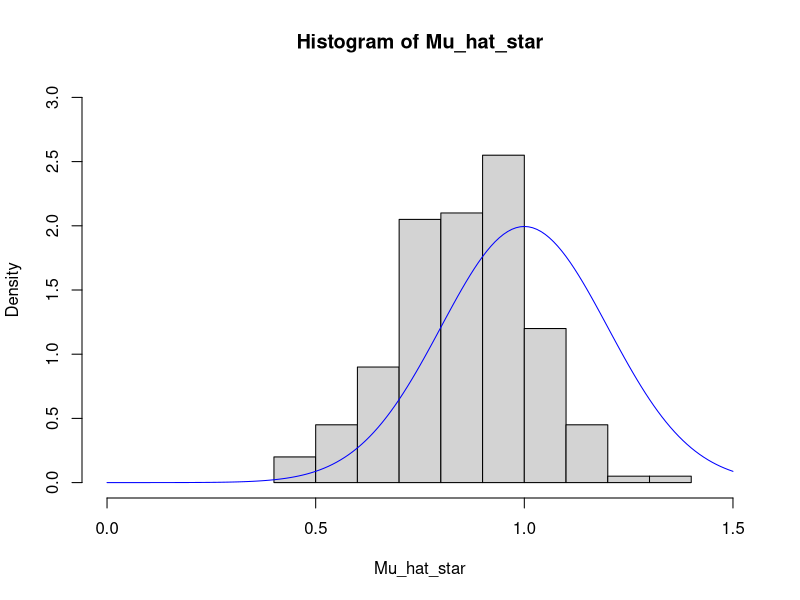
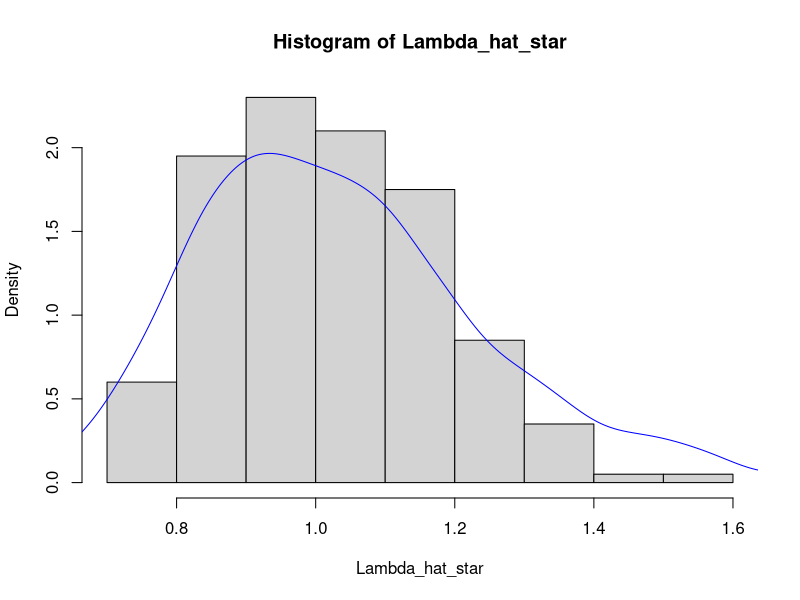
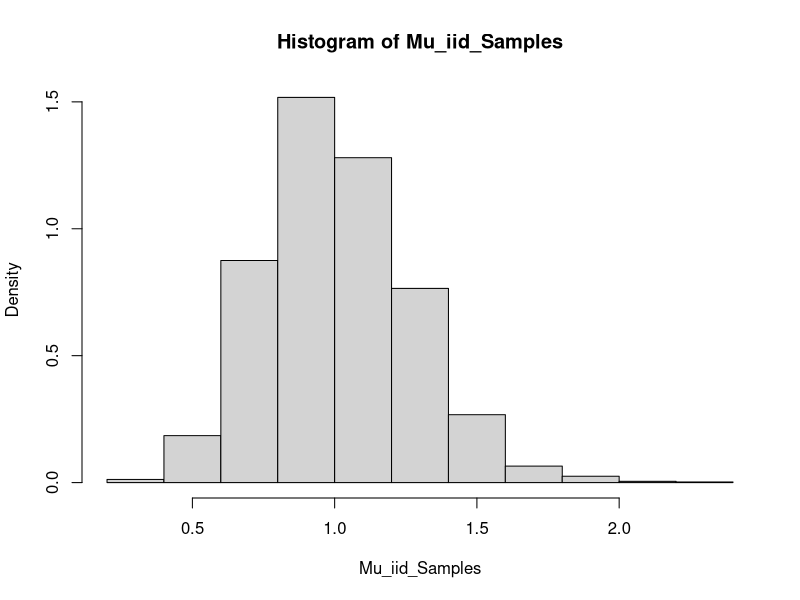

Write R code to recreate these figures, in order.

### Example 1: bootstrap MSE under N(\mu, \sigma^2)

mu = 1;
sigma = 1;
n = 25;
K = 200; # Number of bootstrap samples

set.seed(2015);
X = rnorm(n, mean=mu, sd=sigma);
mu_hat = mean(X);

# Bootstrap
BP_Samples = array(0, c(K, n));
for(k in 1:K){
      BP_Samples[k, ] = sample(X, n, replace=TRUE);
}
# Bootstrap statistics
Mu_hat_star = apply(BP_Samples, 1, mean);

# Plot
hist(Mu_hat_star, xlim=c(0, 1.5), ylim=c(0, 3), prob=TRUE);
      x_dist = seq(0, 1.5, by=0.01);
      y_dist = dnorm(x_dist, mean=mu, sd=sigma/sqrt(n));
      lines(x=x_dist, y=y_dist, col='blue');
# Bootstrap confidence interval by bootstrap percentile method
alpha = 0.05;
BP_CI_lower = quantile(Mu_hat_star, alpha/2);
BP_CI_upper = quantile(Mu_hat_star, 1-alpha/2);
cat( paste(round(100*(1-alpha)), '% CI = [', round(BP_CI_lower, 3), ', ', round(BP_CI_upper, 3), ']\n', sep='') );


### Example 2: bootstrap confidence interval by bootstrap percentile method

lambda = 1;
n = 25;
K = 200; # Number of bootstrap samples

set.seed(2015);
X = rexp(n, rate=lambda);
## For percentile method, no need to estimate \hat{\lambda} from X because we do not use it.

# Bootstrap
BP_Samples = array(0, c(K, n));
for(k in 1:K){
      BP_Samples[k, ] = sample(X, n, replace=TRUE);
}
# Bootstrap statistics
Lambda_hat_star = apply(BP_Samples, 1, function(x) 1/mean(x));

# Plot to see how well the bootsrtap distribution of lambda approximates the true distribution of lambda_hat
## 1. bootstrap distribution
hist(Lambda_hat_star, prob=TRUE);
## 2. true distribution
## In order to obtain this, we need to draw many independent samples from the population distribution
Lambda_iid_samples = c();
for(i in 1:2000){
      sample_temp = rexp(n, rate=lambda);
      Lambda_iid_samples = c(Lambda_iid_samples, 1/mean(sample_temp));
}
#par(new=TRUE);
PDF_lambda_hat = density(Lambda_iid_samples);
lines(PDF_lambda_hat, col='blue');

# Bootstrap confidence interval by bootstrap percentile method
alpha = 0.05;
BP_CI_lower = quantile(Lambda_hat_star, alpha/2);
BP_CI_upper = quantile(Lambda_hat_star, 1-alpha/2);
cat( paste(round(100*(1-alpha)), '% CI = [', round(BP_CI_lower, 3), ', ', round(BP_CI_upper, 3), ']\n', sep='') );
## Check its coverage probability:
## We need to carry out the bootstrap procedure many times
coverage_count = 0;
n_experiments = 2000;
for(experiment_ind in 1:n_experiments){
      # Redo the bootstrap (including drawing the orignal sample X) many times.
      X = rexp(n, rate=lambda);
      BP_Samples = array(0, c(K, n));
      for(k in 1:K){
            BP_Samples[k, ] = sample(X, n, replace=TRUE);
      }
      Lambda_hat_star = apply(BP_Samples, 1, function(x) 1/mean(x));
      if( lambda>quantile(Lambda_hat_star, alpha/2) & lambda<quantile(Lambda_hat_star, 1-alpha/2) ){
            coverage_count = coverage_count + 1;
      }
}
cat( paste('Coverage probability = ', round(coverage_count/n_experiments, 3), '\n', sep='') );





### Example 3: Bootstrap vs CLT
## In this example we compare the accuracies of confidence intervals computed using bootstrap and CLT

df = 1;
n = 30; # should be set greater than 30
K = 200;

alpha = 0.05; # 1 - (confidence level)

set.seed(2015);
X = rchisq(n, df=df);
mu_hat = mean(X);
se_hat = sd(X)/sqrt(n);

# Method 1: bootstrap
BP_Samples = array(0, c(K, n));
for(k in 1:K){
      BP_Samples[k, ] = sample(X, n, replace=TRUE);
}
Mu_hat_star = apply(BP_Samples, 1, mean);
BP_CI_lower = quantile(Mu_hat_star, alpha/2);
BP_CI_upper = quantile(Mu_hat_star, 1-alpha/2);

# Method 2: CLT
CLT_CI_lower = mu_hat + qnorm(alpha/2)*se_hat;
CLT_CI_upper = mu_hat + qnorm(1-alpha/2)*se_hat;


# True CI
n_experiments = 2000;
Mu_iid_Samples = c();
for(experiment_ind in 1:n_experiments){
      X = rchisq(n, df=df);
      Mu_iid_Samples = c(Mu_iid_Samples, mean(X));
}
True_CI_lower = quantile(Mu_iid_Samples, alpha/2);
True_CI_upper = quantile(Mu_iid_Samples, 1-alpha/2);

# Output results
cat( paste('Bootstrap CI = [', round(BP_CI_lower, 3), ', ', round(BP_CI_upper, 3), ']\n', sep='') );
cat( paste('CLT CI = [', round(CLT_CI_lower, 3), ', ', round(CLT_CI_upper, 3), ']\n', sep='') );
cat( paste('True CI = [', round(True_CI_lower, 3), ', ', round(True_CI_upper, 3), ']\n', sep='') );

hist(Mu_iid_Samples, prob=TRUE);
